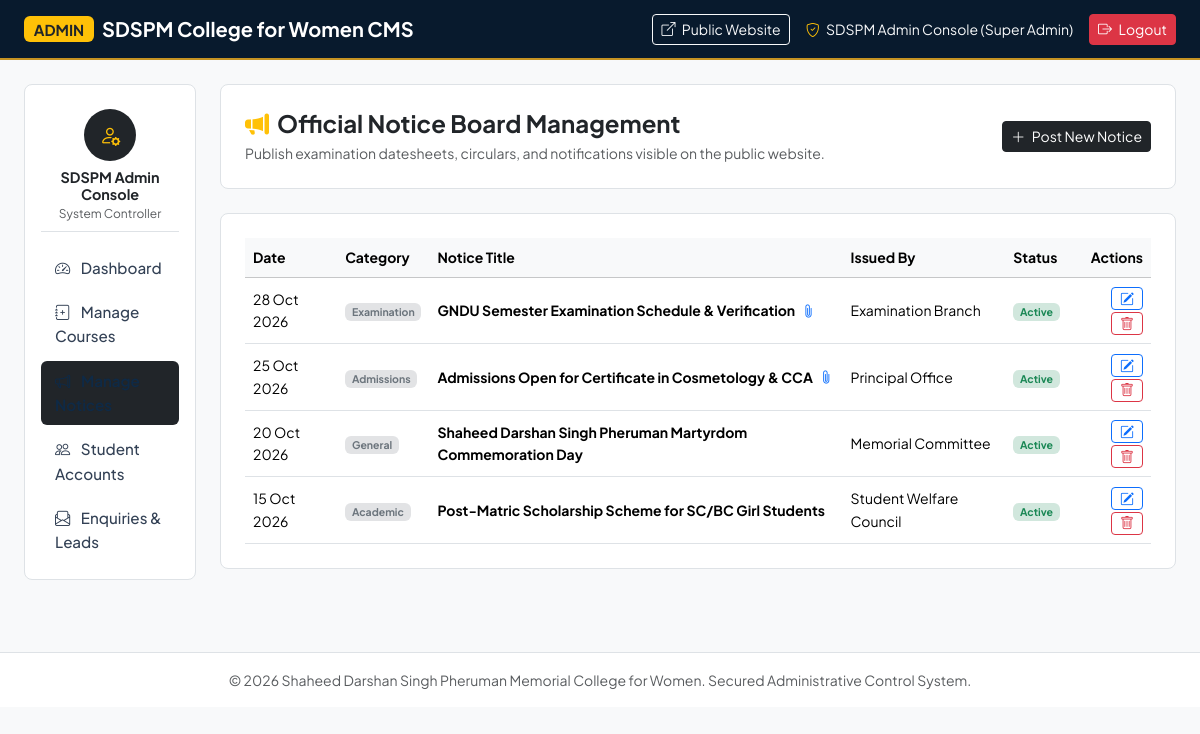
The app's page /admin/notices.php (signed in) with its own data.
### tables this page shows
CREATE TABLE IF NOT EXISTS `notices` (
  `id` INT AUTO_INCREMENT PRIMARY KEY,
  `title` VARCHAR(255) NOT NULL,
  `category` ENUM('Academic', 'Examination', 'Admissions', 'Sports', 'General') DEFAULT 'General',
  `notice_date` DATE NOT NULL,
  `content` TEXT NOT NULL,
  `attachment_url` VARCHAR(255) DEFAULT NULL,
  `is_active` TINYINT(1) DEFAULT 1,
  `posted_by` VARCHAR(100) DEFAULT 'College Principal Office',
  `created_at` TIMESTAMP DEFAULT CURRENT_TIMESTAMP
);

### admin/notices.php (the view, shortened to what this page needs)
<?php
require_once __DIR__ . '/header.php';
$action = $_GET['action'] ?? 'list';
$editNotice = null;
try {
    $noticesStmt = $pdo->query("SELECT * FROM notices ORDER BY notice_date DESC, id DESC");
    $allNotices = $noticesStmt->fetchAll();
} catch (Exception $e) {
    $allNotices = [];
}
?>
<div class="card card-college p-4 border bg-white mb-4">
    <div class="d-flex justify-content-between align-items-center">
        <div>
            <h4 class="fw-bold text-navy mb-1"><i class="bi bi-megaphone-fill text-warning me-2"></i>Official Notice Board Management</h4>
            <p class="text-muted small mb-0">Publish examination datesheets, circulars, and notifications visible on the public website.</p>
        </div>
        <div>
            <?php if ($action === 'list'): ?>
                <a href="notices.php?action=add" class="btn btn-sm btn-dark"><i class="bi bi-plus-lg me-1"></i> Post New Notice</a>
            <?php else: ?>
                <a href="notices.php" class="btn btn-sm btn-outline-secondary"><i class="bi bi-arrow-left me-1"></i> Back to Notices</a>
            <?php endif; ?>
        </div>
    </div>
</div>
<?php if ($action === 'add' || ($action === 'edit' && $editNotice)): ?>
    <div class="card card-college p-4 border bg-white">
        <h5 class="fw-bold text-navy mb-3"><?php echo $action === 'edit' ? 'Edit Notice' : 'Post New Official Notice'; ?></h5>
        <form action="notices.php" method="POST">
            <?php if ($action === 'edit'): ?>
                <input type="hidden" name="notice_id" value="<?php echo $editNotice['id']; ?>">
            <?php endif; ?>
            <div class="row g-3">
                <div class="col-md-8">
                    <label class="form-label small fw-semibold">Notice Title / Subject <span class="text-danger">*</span></label>
                    <input type="text" name="title" class="form-control form-control-sm" placeholder="e.g. GNDU Odd Semester Examination Schedule" value="<?php echo htmlspecialchars($editNotice['title'] ?? ''); ?>" required>
                </div>
                <div class="col-md-4">
                    <label class="form-label small fw-semibold">Category</label>
                    <select name="category" class="form-select form-select-sm">
                        <?php foreach(['Academic', 'Examination', 'Admissions', 'Sports', 'General'] as $cat): ?>
                            <option value="<?php echo $cat; ?>" <?php echo (isset($editNotice['category']) && $editNotice['category'] == $cat) ? 'selected' : ''; ?>><?php echo $cat; ?></option>
                        <?php endforeach; ?>
                    </select>
                </div>
                <div class="col-md-4">
                    <label class="form-label small fw-semibold">Notice Date</label>
                    <input type="date" name="notice_date" class="form-control form-control-sm" value="<?php echo htmlspecialchars($editNotice['notice_date'] ?? date('Y-m-d')); ?>" required>
                </div>
                <div class="col-md-4">
                    <label class="form-label small fw-semibold">Issuing Authority / Branch</label>
                    <input type="text" name="posted_by" class="form-control form-control-sm" placeholder="e.g. Principal Office / Examination Cell" value="<?php echo htmlspecialchars($editNotice['posted_by'] ?? 'College Principal Office'); ?>">
                </div>
                <div class="col-md-4">
                    <label class="form-label small fw-semibold">Attachment File Name (Optional)</label>
                    <input type="text" name="attachment_url" class="form-control form-control-sm" placeholder="e.g. datesheet_nov_2026.pdf" value="<?php echo htmlspecialchars($editNotice['attachment_url'] ?? ''); ?>">
                </div>
                <div class="col-12">
                    <label class="form-label small fw-semibold">Detailed Notice Body <span class="text-danger">*</span></label>
                    <textarea name="content" class="form-control form-control-sm" rows="5" placeholder="Write full text of the circular, dates, and instructions for students..." required><?php echo htmlspecialchars($editNotice['content'] ?? ''); ?></textarea>
                </div>
                <div class="col-12">
                    <div class="form-check">
                        <input class="form-check-input" type="checkbox" name="is_active" id="isActive" <?php echo (!isset($editNotice) || $editNotice['is_active'] == 1) ? 'checked' : ''; ?>>
                        <label class="form-check-label small" for="isActive">
                            Make this notice active and immediately visible to students and visitors.
                        </label>
                    </div>
                </div>
                <div class="col-12 mt-3">
                    <button type="submit" class="btn btn-sm btn-dark py-2 px-4">
                        <i class="bi bi-save me-1"></i> <?php echo $action === 'edit' ? 'Update Notice' : 'Publish Notice to Board'; ?>
                    </button>
                    <a href="notices.php" class="btn btn-sm btn-light border ms-2">Cancel</a>
                </div>
            </div>
        </form>
    </div>
<?php else: ?>
    <div class="card card-college p-4 border bg-white">
        <div class="table-responsive">
            <table class="table table-hover align-middle small mb-0">
                <thead class="table-light">
                    <tr>
                        <th>Date</th>
                        <th>Category</th>
                        <th>Notice Title</th>
                        <th>Issued By</th>
                        <th>Status</th>
                        <th class="text-end">Actions</th>
                    </tr>
                </thead>
                <tbody>
                    <?php if(empty($allNotices)): ?>
                        <tr><td colspan="6" class="text-center py-4 text-muted">No notices found. Post your first notice above.</td></tr>
                    <?php else: ?>
                        <?php foreach($allNotices as $n): ?>
                            <tr>
                                <td><?php echo date('d M Y', strtotime($n['notice_date'])); ?></td>
                                <td><span class="badge bg-secondary-subtle text-secondary"><?php echo htmlspecialchars($n['category']); ?></span></td>
                                <td>
                                    <strong><?php echo htmlspecialchars($n['title']); ?></strong>
                                    <?php if(!empty($n['attachment_url'])): ?>
                                        <i class="bi bi-paperclip text-primary ms-1" title="<?php echo htmlspecialchars($n['attachment_url']); ?>"></i>
                                    <?php endif; ?>
                                </td>
                                <td><?php echo htmlspecialchars($n['posted_by']); ?></td>
                                <td>
                                    <?php if($n['is_active']): ?>
                                        <span class="badge bg-success-subtle text-success">Active</span>
                                    <?php else: ?>
                                        <span class="badge bg-secondary-subtle text-secondary">Draft</span>
                                    <?php endif; ?>
                                </td>
                                <td class="text-end">
                                    <a href="notices.php?action=edit&id=<?php echo $n['id']; ?>" class="btn btn-sm btn-outline-primary py-0 px-2" title="Edit">
                                        <i class="bi bi-pencil-square"></i>
                                    </a>
                                    <a href="notices.php?action=delete&id=<?php echo $n['id']; ?>" class="btn btn-sm btn-outline-danger py-0 px-2 confirm-delete ms-1" title="Delete">
                                        <i class="bi bi-trash"></i>
                                    </a>
                                </td>
                            </tr>
                        <?php endforeach; ?>
                    <?php endif; ?>
                </tbody>
            </table>
        </div>
    </div>
<?php endif; ?>
<?php require_once __DIR__ . '/footer.php'; ?>

### assets/css/style.css (style rules this page uses)
:root { --sd-navy: #0e2a47; --sd-navy-dark: #081a2d; --sd-navy-light: #183c66; --sd-gold: #c59323; --sd-gold-light: #dfaa3b; --sd-maroon: #7a1c1d; --sd-bg-light: #f8fafc; --sd-text-dark: #1e293b; --sd-text-muted: #64748b; --sd-border: #e2e8f0; }
body { font-family: 'Plus Jakarta Sans', system-ui, -apple-system, sans-serif; color: var(--sd-text-dark); background-color: var(--sd-bg-light); line-height: 1.6; }
.card-college { background: #ffffff; border: 1px solid var(--sd-border); border-radius: 8px; transition: transform 0.2s ease, box-shadow 0.2s ease; overflow: hidden; }

### records on screen
notices: notice_date "28 Oct 2026", category "Examination", title "GNDU Semester Examination Schedule & Verification", posted_by "Examination Branch", is_active "Active"
notices: notice_date "25 Oct 2026", category "Admissions", title "Admissions Open for Certificate in Cosmetology & CCA", posted_by "Principal Office", is_active "Active"
notices: notice_date "20 Oct 2026", category "General", title "Shaheed Darshan Singh Pheruman Martyrdom Commemoration Day", posted_by "Memorial Committee", is_active "Active"
notices: notice_date "15 Oct 2026", category "Academic", title "Post-Matric Scholarship Scheme for SC/BC Girl Students", posted_by "Student Welfare Council", is_active "Active"

### other values on screen
$adminName "SDSPM Admin Console"
$adminRole "Super Admin"
COLLEGE_NAME "Shaheed Darshan Singh Pheruman Memorial College for Women"
